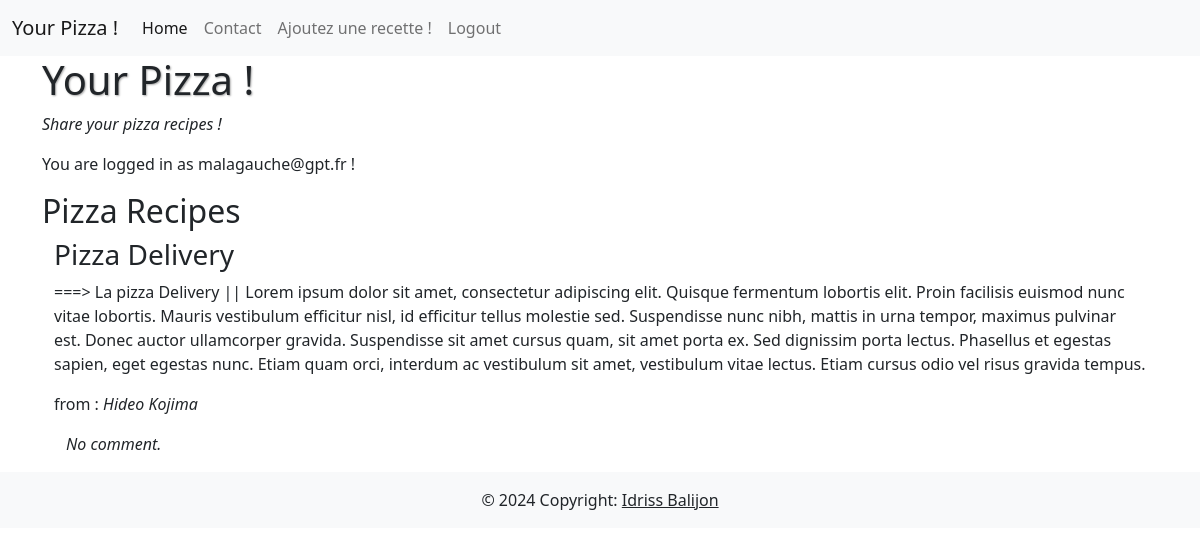
Page /recipes_read.php?id=3 (signed in) on the earlier database version.
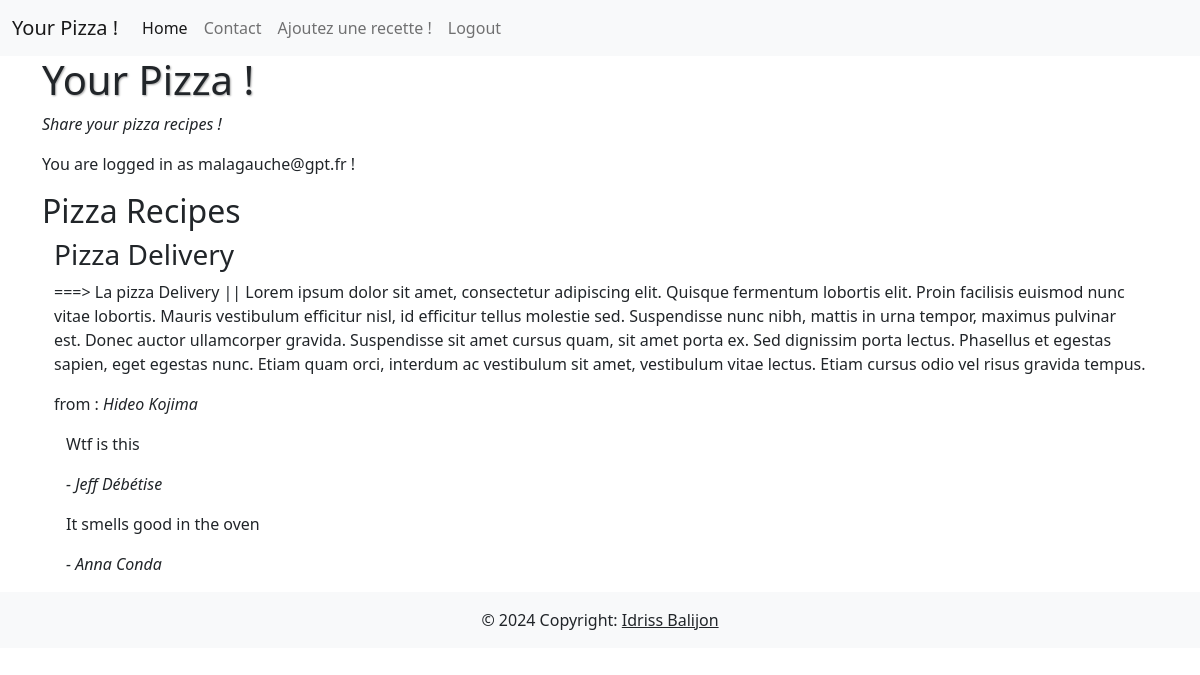
Same page on the later database version.
### tables this page shows
CREATE TABLE `users` (
  `user_id` int(11) NOT NULL,
  `full_name` varchar(128) NOT NULL,
  `email` varchar(256) NOT NULL,
  `password` varchar(128) NOT NULL,
  `age` int(11) NOT NULL
);

CREATE TABLE `comments` (
  `comment_id` int(11) NOT NULL,
  `user_id` int(11) NOT NULL,
  `recipe_id` int(11) NOT NULL,
  `comment` longtext NOT NULL
);

### includes/variable.php (called while the page is built, shortened)
<?php
$usersStatement = $mysqlClient->prepare('SELECT * FROM users');
$usersStatement->execute();
$users = $usersStatement->fetchAll();

### includes/function.php (called while the page is built, shortened)
<?php
function authorInfo(string $email, array $users): array
{
    foreach ($users as $item) {
        if ($email === $item['email']) {
            $value = ['full_name' => $item['full_name'], 'age' => $item['age']];
            return $value;
        } else {
            $value = ['full_name' => 'Anonym', 'age' => -1];
        }
    }
    return $value;
}

### recipes_read.php (the view, shortened to what this page needs)
<?php
require_once(__DIR__ . '/databaseconnect.php');
require_once(__DIR__ . '/includes/variable.php');
require_once(__DIR__ . '/includes/function.php');
$getData = $_GET;
$recipeWithCommentsStatement = $mysqlClient->prepare('SELECT r.*, c.comment_id, c.comment, c.user_id, u.full_name FROM recipes r LEFT JOIN comments c on c.recipe_id = r.recipe_id LEFT JOIN users u ON u.user_id = c.user_id WHERE r.recipe_id = :id ');
$recipeWithCommentsStatement->execute([
    'id' => (int)$getData['id'],
]);
$recipeWithComments = $recipeWithCommentsStatement->fetchAll(PDO::FETCH_ASSOC);
$recipe = [
    'recipe_id' => $recipeWithComments[0]['recipe_id'],
    'title' => $recipeWithComments[0]['title'],
    'content' => $recipeWithComments[0]['content'],
    'author' => $recipeWithComments[0]['author'],
    'comments' => [],
];
foreach ($recipeWithComments as $comment) {
    if (!is_null($comment['comment_id'])) {
        $recipe['comments'][] = [
            'comment_id' => $comment['comment_id'],
            'comment' => $comment['comment'],
            'user_id' => (int) $comment['user_id'],
            'full_name' => $comment['full_name']
        ];
    }
}
?>
<!DOCTYPE html>
<html>
<head>
    <link href="style/style.css" type="text/css" rel="stylesheet">
    <link href="https://cdn.jsdelivr.net/npm/bootstrap@5.0.2/dist/css/bootstrap.min.css" rel="stylesheet">
</head>
<body>
    <?php
    require_once(__DIR__ . '/includes/header.php'); ?>
    <div class="container">
        <h1>Your Pizza !</h1>
        <p><em>Share your pizza recipes !</em></p>
    </div>
    <?php require_once(__DIR__ . '/includes/login.php'); ?>
    <section id="section-recipe-read">
        <div class="container">
            <h2>Pizza Recipes</h2>
            <div class="container">
                <h3>
                    <?php echo $recipe['title']; ?>
                </h3>
                <p>
                    <?php echo $recipe['content']; ?>
                </p>
                <p>from :
                    <em> <?php echo authorInfo($recipe['author'], $users)['full_name']; ?> </em>
                </p>
            </div>
            <div class="comments-container container">
                <?php if ($recipe['comments'] !== []) : ?>
                    <?php foreach ($recipe['comments'] as $comment) : ?>
                        <div class="comment container">
                            <p><?php echo $comment['comment']; ?></p>
                            <p><em> - <?php echo $comment['full_name']; ?></em> </p>
                        </div>
                    <?php endforeach; ?>
                <?php else : ?>
                    <div class="comment container">
                        <p><em>No comment.</em> </p>
                    </div>
                <?php endif; ?>
            </div>
    </section>
    <?php require_once(__DIR__ . '/includes/footer.php'); ?>
</body>
</html>

### includes/header.php (shortened to what this page needs)
<header>
    <nav class="navbar navbar-expand-lg navbar-light bg-light">
        <div class="container-fluid">
            <a class="navbar-brand" href="index.php">Your Pizza !</a>
            <div class="collapse navbar-collapse" id="navbarSupportedContent">
                <ul class="navbar-nav me-auto mb-2 mb-lg-0">
                    <li class="nav-item">
                        <a class="nav-link active" aria-current="page" href="index.php">Home</a>
                    </li>
                    <li class="nav-item">
                        <a class="nav-link" href="contact.php">Contact</a>
                    </li><?php if (isset($_SESSION['LOGGED_USER'])) : ?>
                        <li class="nav-item">
                            <a class="nav-link" href="recipes_create.php">Ajoutez une recette !</a>
                        </li>
                        <li class="nav-item">
                            <a class="nav-link" href="logout.php">Logout</a>
                        </li><?php endif; ?>
                </ul>
            </div>
        </div>
    </nav>
</header>

### includes/login.php
<?php if (!isset($_SESSION['LOGGED_USER'])) : ?>
    <section id="section-login">
        <div class="container">
            <?php if (isset($_SESSION['LOGIN_ERROR_MESSAGE'])) : ?>
                <div class="oups">
                    <p><?php echo $_SESSION['LOGIN_ERROR_MESSAGE'];
                        unset($_SESSION['LOGIN_ERROR_MESSAGE']); ?>
                    </p>
                </div>
            <?php endif; ?>
            <h2>Login</h2>
            <form action="submit_login.php" method="post">
                <div class="mb-3">
                    <label for="email" class="form-label">Email</label>
                    <input type="email" class="form-control" id="email" name="email" aria-describedby="email-help" required>
                </div>
                <div class="mb-3">
                    <label for="password" class="form-label">Password</label>
                    <input type="password" class="form-control" id="password" name="password" aria-describedby="password-help" required>
                </div>
                <div class="mb-3">
                    <button type="submit" class="btn btn-primary">Login</button>
                </div>
            </form>
    </section>
<?php else : ?>
    <div class="container">
        <div class="welcome-message">
            <p> You are logged in as <?php echo $_SESSION['LOGGED_USER']['email']; ?> !</p>
        </div>
    </div>
<?php endif; ?>

### includes/footer.php
<footer class="bg-light text-center text-lg-start mt-auto">
    <div class="text-center p-3">
        © 2024 Copyright:
        <a class="text-dark" href="">Idriss Balijon</a>
    </div>
</footer>

### style/style.css (style rules this page uses)
h1 { text-shadow: 1px 1px 2px #aaa; }
section { margin: 10px 0; }

Differences in the rows shown:
added comments: comment "Wtf is this", user.full_name "Jeff Débétise"
added comments: comment "It smells good in the oven", user.full_name "Anna Conda"
Other differences:
text no longer shown: "No comment."
